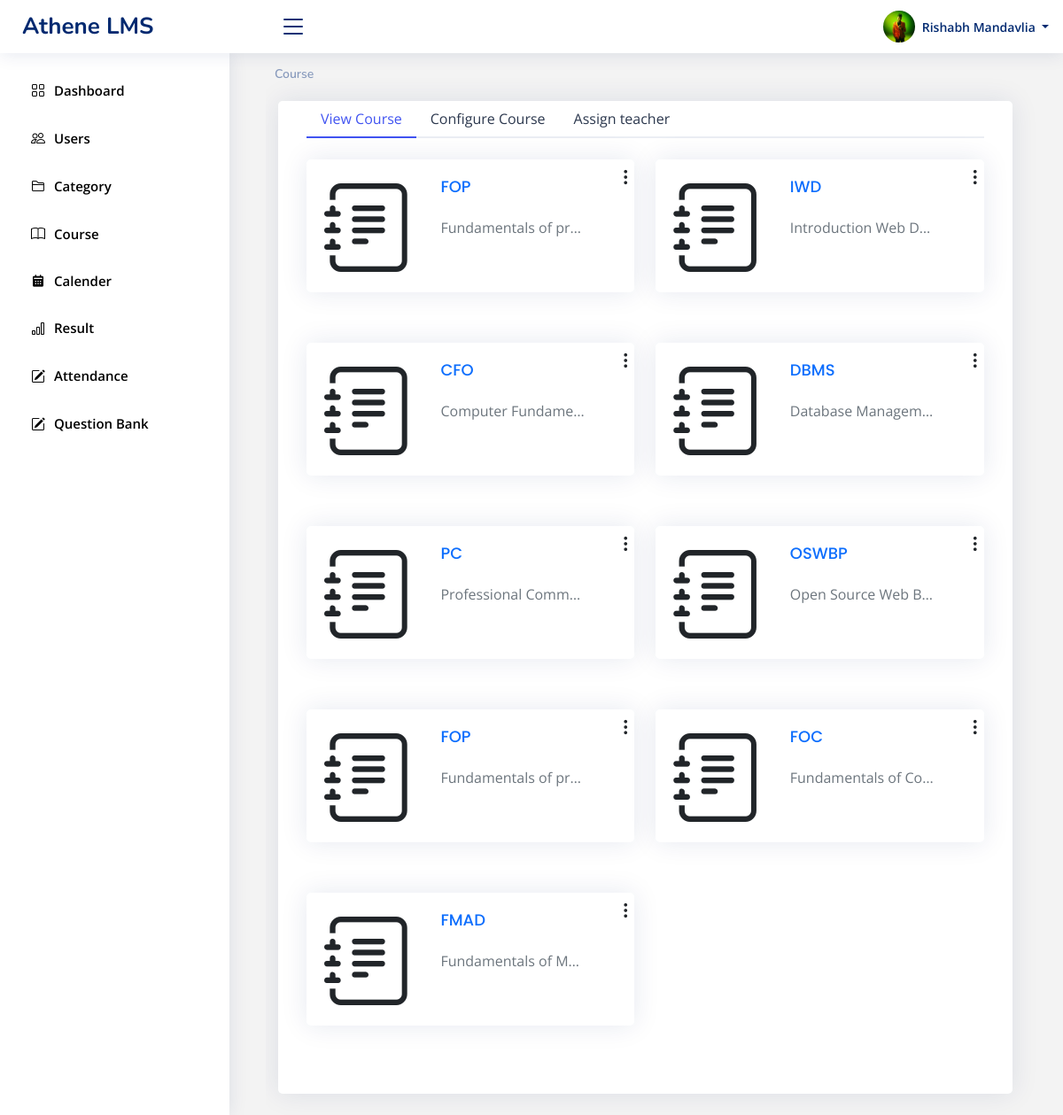
Page /ALMS/course/course_admin.php (signed in) on the committed database.
### tables this page shows
CREATE TABLE `course` (
  `cse_id` int NOT NULL,
  `cse_full_name` varchar(100) NOT NULL,
  `cse_short_name` varchar(10) DEFAULT NULL,
  `cse_desc` varchar(1000) DEFAULT NULL,
  `cse_start_date` date NOT NULL,
  `cse_end_date` date DEFAULT NULL,
  `cse_semester` int NOT NULL,
  `cse_image` varchar(200) DEFAULT NULL,
  `cat_id` int DEFAULT NULL
);

### ALMS/course/course_admin.php (the view, shortened to what this page needs)
<!DOCTYPE html>
<html lang="en">
<head>
    <link href="../assets/vendor/bootstrap/css/bootstrap.min.css" rel="stylesheet">
    <link href="../assets/vendor/bootstrap-icons/bootstrap-icons.css" rel="stylesheet">
    <link href="../assets/vendor/boxicons/css/boxicons.min.css" rel="stylesheet">
    <link href="../assets/vendor/quill/quill.snow.css" rel="stylesheet">
    <link href="../assets/vendor/quill/quill.bubble.css" rel="stylesheet">
    <link href="../assets/vendor/remixicon/remixicon.css" rel="stylesheet">
    <link href="../assets/vendor/simple-datatables/style.css" rel="stylesheet">
    <link href="../assets/css/style.css" rel="stylesheet">
</head>
<body>
    <?php
    require_once "../sidebar.php";
    require_once "../header.php";
    ?>
    <main id="main" class="main overflow-hidden">
        <div class="pagetitle">
            <nav>
                <ol class="breadcrumb">
                    <li class="breadcrumb-item active"><a href="#">Course</a></li>
                </ol>
            </nav>
        </div>
        <div class="row">
            <div class="card ms-3 col-11 m-1 ">
                <div class="card-body">
                    <ul class="nav nav-tabs nav-tabs-bordered" id="borderedTab" role="tablist">
                        <li class="nav-item" role="presentation">
                            <button class="nav-link active" id="home-tab" data-bs-toggle="tab" data-bs-target="#bordered-home" type="button" role="tab" aria-controls="home" aria-selected="true">View Course</button>
                        </li>
                        <li class="nav-item" role="presentation">
                            <button class="nav-link" id="profile-tab" data-bs-toggle="tab" data-bs-target="#bordered-profile" type="button" role="tab" aria-controls="profile" aria-selected="false">Configure Course</button>
                        </li>
                        <li class="nav-item" role="presentation">
                            <button class="nav-link" id="profile-tab" data-bs-toggle="tab" data-bs-target="#AddTeacher" type="button" role="tab" aria-controls="profile" aria-selected="false">Assign
                                teacher</button>
                        </li>
                    </ul>
                    <div class="tab-content pt-2" id="borderedTabContent">
                        <div class="tab-pane fade show active" id="bordered-home" role="tabpanel" aria-labelledby="home-tab">
                            <?php
                            if (isset($_GET['cat_id'])) {
                                $sql = "SELECT * FROM course where cat_id = '{$_GET['cat_id']}'";
                            } else {
                                $sql = "SELECT * FROM course";
                            }
                            $result = mysqli_query($conn, $sql);
                            if (!empty($result->num_rows) && $result->num_rows > 0) {
                                $i = 1;
                                while ($row = mysqli_fetch_assoc($result)) {
                                    if ($i % 2 == 1) {
                                        echo "<div class='row mt-3'>";
                                    }
                                    echo "
                                        <div class='col-lg-6 col-md-6 col-sm-12 mb-3'>
                                        <div class='card card-hover'>
                                            <div class='row no-gutters'>
                                                <div class='col-12 col-sm-4'>
                                                <i class='bi bi-journal-text text-dark' style='font-size:100px;padding-left:20px;'></i>
                                                </div>
                                                <div class='col-12 col-sm-7'>
                                                    <div class='card-body'>
                                                        <h5 class='card-title'>
                                                            <a href='course_view.php?cseId={$row['cse_id']}' class='text-primary'>{$row['cse_short_name']}</a>
                                                        </h5>
                                                        <p class='text-muted d-block text-truncate'>{$row['cse_full_name']}</p>
                                                    </div>
                                                </div>
                                                <div class='col-12 col-sm-1 text-center'>
                                                    <div class='d-flex flex-row-reverse justify-content-between mt-2 '>
                                                        <a href='#' class='icon' data-bs-toggle='dropdown'><i class='bi bi-three-dots-vertical h5 text-dark'></i></a>
                                                            <li><a class='dropdown-item' href='course_edit.php?cse_id={$row['cse_id']}'>Edit</a></li>
                                                            <li><a class='dropdown-item del' link='course_db.php?courseId={$row['cse_id']}' full='{$row['cse_full_name']}'>Delete</a></li>
                                                    </div>
                                                </div>
                                            </div>
                                        </div>
                                    </div>
                                    ";
                                    if ($i % 2 == 0) {
                                        echo "</div>";
                                    }
                                    $i++;
                                }
                            } else {
                                echo "<h5 class='text-secondary my-3 text-center'>No courses are available</h5>";
                            }
                            ?>
                        </div>
                    </div>
                    <div class="tab-content pt-2">
                    </div>
                    <div class="tab-content pt-2">
                    </div>
                </div>
            </div>
        </div>
        </div>
    </main>
</body>
</html>

### ALMS/header.php (shortened to what this page needs)
<?php
$conn = mysqli_connect("localhost", "root", "", "athene_lms");
$userid = $_SESSION['userid'];
$usertype = $_SESSION['usertype'];
$table = strtolower($usertype);
switch ($usertype) {
    case "Admin":
        $id_column = "adm_id";
        $image_column = "adm_profile_image";
        break;
}
$query = "SELECT $image_column as image_path FROM $table WHERE $id_column = '$userid'";
$result = mysqli_query($conn, $query);
$image_path = $result->fetch_assoc()['image_path'];
if ($_SESSION['usertype'] == "Admin") {
    ?>
    <header id="header" class="header fixed-top d-flex align-items-center">
        <div class="d-flex align-items-center justify-content-between">
            <a href="#" class="logo d-flex align-items-center">
                <span class="d-none d-lg-block">Athene LMS</span>
            </a>
            <i class="bi bi-list toggle-sidebar-btn"></i>
        </div>
        <nav class="header-nav ms-auto">
            <ul class="d-flex align-items-center">
                <li class="nav-item dropdown pe-3">
                    <a class="nav-link nav-profile d-flex align-items-center pe-0" href="#" data-bs-toggle="dropdown">
                        <img src="<?= $image_path ?>" class="adminImage rounded-circle" alt="Profile">
                        <span class="d-none d-md-block dropdown-toggle ps-2">
                            <?php echo $_SESSION['username']; ?>
                        </span>
                    </a>
                </li>
            </ul>
        </nav>
    </header>
    <?php
} else if ($_SESSION['usertype'] == "Teacher") {
    ?>
        <header id="header" class="header fixed-top d-flex align-items-center">
            <div class="d-flex align-items-center justify-content-between">
                <a href="#" class="logo d-flex align-items-center">
                    <span class="d-none d-lg-block">Athene LMS</span>
                </a>
                <i class="bi bi-list toggle-sidebar-btn"></i>
            </div>
            <nav class="header-nav ms-auto">
                <ul class="d-flex align-items-center">
                    <li class="nav-item dropdown pe-3">
                        <a class="nav-link nav-profile d-flex align-items-center pe-0" href="#" data-bs-toggle="dropdown">
                            <img src="<?= $image_path ?>" class="teacherImage rounded-circle" alt="Profile"
                                class="rounded-circle">
                            <span class="d-none d-md-block dropdown-toggle ps-2">
                            <?php echo $_SESSION['username']; ?>
                            </span>
                        </a>
                        <ul class="dropdown-menu dropdown-menu-end dropdown-menu-arrow profile">
                            <li class="dropdown-header">
                                <img src="<?= $image_path ?>" width="100px" class="teacherImage rounded-circle"
                                    id="adminImage" alt="Profile">
                                <h6>
                                <?php echo $_SESSION['username']; ?>
                                </h6>
                                <span>
                                <?php echo $_SESSION['usertype']; ?>
                                </span>
                            </li>
                            <li>
                                <hr class="dropdown-divider">
                            </li>
                            <li>
                                <a class="dropdown-item d-flex align-items-center" href="../profile/user_profile.php">
                                    <i class="bi bi-person"></i>
                                    <span>My Profile</span>
                                </a>
                            </li>
                            <li>
                                <hr class="dropdown-divider">
                            </li>
                            <li>
                                <a class="dropdown-item d-flex align-items-center" href="../logout.php">
                                    <i class="bi bi-box-arrow-right"></i>
                                    <span>Sign Out</span>
                                </a>
                            </li>
                        </ul>
                    </li>
                </ul>
            </nav>
        </header>
    <?php
} else if ($_SESSION['usertype'] == "Student") {
    ?>
            <header id="header" class="header fixed-top d-flex align-items-center">
                <div class="d-flex align-items-center justify-content-between">
                    <a href="#" class="logo d-flex align-items-center">
                        <span class="d-none d-lg-block">Athene LMS</span>
                    </a>
                    <i class="bi bi-list toggle-sidebar-btn"></i>
                </div>
                <nav class="header-nav ms-auto">
                    <ul class="d-flex align-items-center">
                        <li class="nav-item dropdown pe-3">
                            <a class="nav-link nav-profile d-flex align-items-center pe-0" href="#" data-bs-toggle="dropdown">
                                <img src="<?= $image_path ?>" class="studentImage rounded-circle" alt="Profile">
                                <span class="d-none d-md-block dropdown-toggle ps-2">
                            <?php echo $_SESSION['username']; ?>
                                </span>
                            </a>
                            <ul class="dropdown-menu dropdown-menu-end dropdown-menu-arrow profile">
                                <li class="dropdown-header">
                                    <img src="<?= $image_path ?>" width="100px" class="studentImage rounded-circle"
                                        alt="Profile">
                                    <h6>
                                <?php echo $_SESSION['username']; ?>
                                    </h6>
                                    <span>
                                <?php echo $_SESSION['usertype']; ?>
                                    </span>
                                </li>
                                <li>
                                    <hr class="dropdown-divider">
                                </li>
                                <li>
                                    <a class="dropdown-item d-flex align-items-center" href="../profile/user_profile.php">
                                        <i class="bi bi-person"></i>
                                        <span>My Profile</span>
                                    </a>
                                </li>
                                <li>
                                    <hr class="dropdown-divider">
                                </li>
                                <li>
                                    <a class="dropdown-item d-flex align-items-center" href="../logout.php">
                                        <i class="bi bi-box-arrow-right"></i>
                                        <span>Sign Out</span>
                                    </a>
                                </li>
                            </ul>
                        </li>
                    </ul>
                </nav>
            </header>
    <?php
}

### rows in the picture
course: cse_short_name "FOP", cse_full_name "Fundamentals of pr…"
course: cse_short_name "IWD", cse_full_name "Introduction Web D…"
course: cse_short_name "CFO", cse_full_name "Computer Fundame…"
course: cse_short_name "DBMS", cse_full_name "Database Managem…"
course: cse_short_name "PC", cse_full_name "Professional Comm…"
course: cse_short_name "OSWBP", cse_full_name "Open Source Web B…"
course: cse_short_name "FOP", cse_full_name "Fundamentals of pr…"
course: cse_short_name "FOC", cse_full_name "Fundamentals of Co…"
course: cse_short_name "FMAD", cse_full_name "Fundamentals of M…"

### other values in the picture
$_SESSION['username'] "Rishabh Mandavlia"
